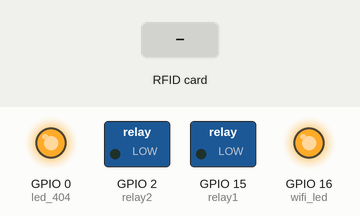
The sketch below on a simulated ESP8266 (NodeMCU). Shown: switched loads named in the sketch (green lamp = pin HIGH), output pins drawn as LEDs (lit = HIGH). The inputs (shaded band) are chosen by the test bench. WiFi joins after 1.5 s; servers stay silent unless stated; uploads are accepted with an empty reply.

Above: at 1.2 s.
1.3 s: RFID card 5E 7A 19 C4 held to the reader
At 2.7 s:
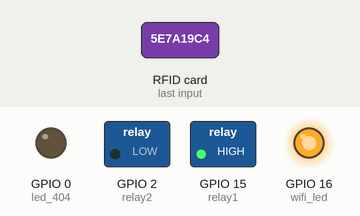
Timing chart, 0 to 4.5 s (numbered marks = the images above; inputs shaded):
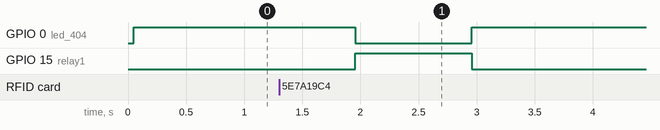

The sketch:

MarkVI.ino
```cpp
#include <ESP8266WiFi.h>                  //Basic ESP8266 library
#include <ESP8266WiFiMulti.h>             //To connect to different networks
#include <ESP8266HTTPClient.h>            //For making HTTP requests
#include <ESP8266WebServer.h>             //To enable web service and upload scripts
#include <ESP8266mDNS.h>                  //To enable multicast DNS service
#include <ESP8266HTTPUpdateServer.h>      //To manage script updating via web
#include <SPI.h>                          //Required to communicate with NFC reader
#include <MFRC522.h>                      //To manage NFC reader

#define SS_PIN 4                            //D2 (NFC reader required)
#define RST_PIN 5                           //D1 (NFC reader required)
#define relay1 15                           //D8
#define relay2 2                            //D4
#define led_404 0                           //D3
#define wifi_led 16                         //D0 BUILTINLED
#define access_relay_timing 500                   //Time to leave the relays closed
#define block_relay_timing 1000

ESP8266WiFiMulti wifiMulti;                 //WiFi Multi object
MFRC522 mfrc522(SS_PIN, RST_PIN);           //MFRC522 object
HTTPClient http;                            //HTTPClient object
ESP8266WebServer httpServer(80);            //Opens web server on port 80
ESP8266HTTPUpdateServer httpUpdater;        //UpdateServer object

//MRFC522 Variables
String content;
byte letter;

//Network variables
String node_name = "node_" + String(ESP.getChipId());
String server_addresses[2] = {"http://192.168.0.150/check_user_id/", "http://142.93.93.25/api/Students/canPass?nfcId="};
String client_id = "";
String request = "";

void setup(void)
{
  //System initialization
  SPI.begin();
  mfrc522.PCD_Init();
  pinMode(led_404, OUTPUT);
  pinMode(relay1, OUTPUT);
  pinMode(relay2, OUTPUT);
  pinMode(wifi_led, OUTPUT);

  //Turn off outputs
  digitalWrite(relay1, LOW);
  digitalWrite(relay2, LOW);
  digitalWrite(wifi_led, HIGH);
  digitalWrite(led_404, HIGH);
}


void connectWiFi(){
  WiFi.mode(WIFI_AP_STA);
  wifiMulti.addAP("TorniquetesDelfines", "Aquatica");
  //wifiMulti.addAP("AcuaticaDelfines", "CorchoTiburon");
  //wifiMulti.addAP("HecMundo", "password");
  while (wifiMulti.run() != WL_CONNECTED) {
    digitalWrite(wifi_led, LOW);
    delay(100);
    digitalWrite(wifi_led, HIGH);
    delay(100);
  }
  WiFi.hostname(node_name);
  MDNS.begin(node_name);
  httpUpdater.setup(&httpServer);
  httpServer.begin();
  MDNS.addService("http", "tcp", 80);
  return;
}

void processRFID(){
  for(byte i = 0; i < mfrc522.uid.size; i++){
    content.concat(String(mfrc522.uid.uidByte[i] < 0x10 ? "0" : ""));
    content.concat(String(mfrc522.uid.uidByte[i], HEX));
  }
  client_id = content;
  content = "";
  return;
}

void blink_led(bool access){
  if (access == true){
        digitalWrite(relay2, HIGH);
        digitalWrite(wifi_led, LOW);
        delay(access_relay_timing);
        digitalWrite(relay2, LOW);
        digitalWrite(wifi_led, HIGH);
      }
      else{
        digitalWrite(relay1, HIGH);
        digitalWrite(led_404, LOW);
        delay(block_relay_timing);
        digitalWrite(relay1, LOW);
        digitalWrite(led_404, HIGH);
      }
  return;
}

void webRequest(){
    for (int i=0; i<2; i++){
      request =  server_addresses[i] + client_id;
      http.begin(request);                    //Specify request destination
      http.setTimeout(1000);                  //Waits 1 sec for server response
      int httpCode = http.GET();              //Send the request
      if (httpCode > 0) {                     //Check the returning code
        String payload = http.getString();    //Get the request response payload
        //Serial.println(payload);
        if (payload == "true"){
          http.end();
          blink_led(true);  //Access granted
        }
        else{
          http.end();
          blink_led(false); //Access denied
        }
        break;
      }
      else{
        http.end(); //Server not found, close connection

      }
    }
  return;
}

void loop(){
  httpServer.handleClient();
  MDNS.update();
  //Check WiFi connection
  if(WiFi.status() != WL_CONNECTED){
    connectWiFi();
  }

  //RFID Card detection
  if(!mfrc522.PICC_IsNewCardPresent()){    //Look for cards
    return;
  }
  if(!mfrc522.PICC_ReadCardSerial()){       //Select one of the cards
    return;
  }

  processRFID();
  webRequest();
  }
```

Measured:
- after the input at 1.3 s, GPIO 0 (led_404): HIGH → LOW after 0.66 s, → HIGH 1.0 s later; GPIO 15 (relay1): LOW → HIGH after 0.66 s, → LOW 1.0 s later
